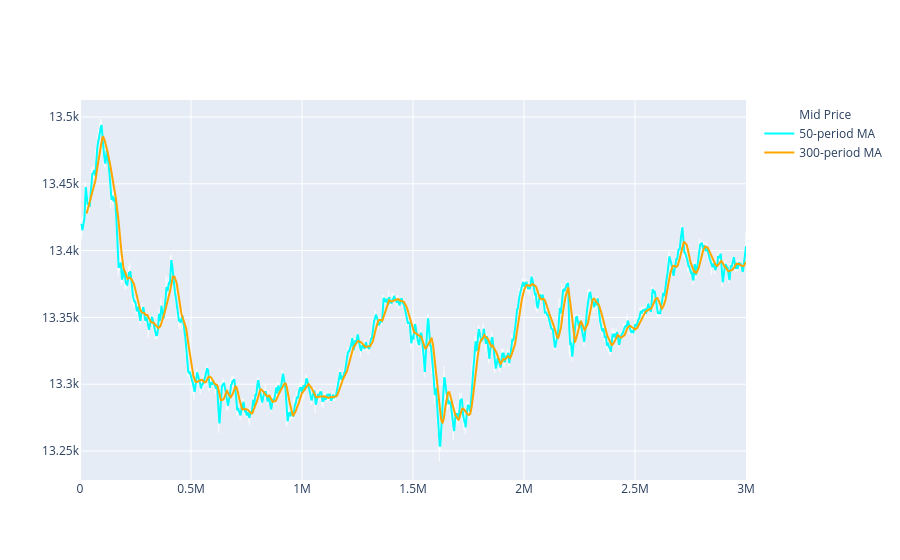

Notebook source saved alongside this figure:
### Code cell
import plotly.graph_objects as go

# --- Prepare data ---
df_djembes = df_prices[df_prices["product"] == "DJEMBES"].copy()
df_djembes.sort_values("timestamp", inplace=True)

df_djembes["mid_price"] = (df_djembes["bid_price_1"] + df_djembes["ask_price_1"]) / 2
df_djembes["MA_50"] = df_djembes["mid_price"].rolling(window=50).mean()
df_djembes["MA_300"] = df_djembes["mid_price"].rolling(window=300).mean()

# --- Create plot ---
fig = go.Figure()

# Mid Price
fig.add_trace(go.Scatter(
    x=df_djembes["timestamp"],
    y=df_djembes["mid_price"],
    mode="lines",
    name="Mid Price",
    line=dict(color="white", width=1),
    opacity=0.6,
    hovertemplate="Timestamp: %{x}<br>Mid: %{y:.2f}<extra></extra>"
))

# 50-period MA
fig.add_trace(go.Scatter(
    x=df_djembes["timestamp"],
    y=df_djembes["MA_50"],
    mode="lines",
    name="50-period MA",
    line=dict(color="cyan", width=2),
    hovertemplate="Timestamp: %{x}<br>MA_50: %{y:.2f}<extra></extra>"
))

# 300-period MA
fig.add_trace(go.Scatter(
    x=df_djembes["timestamp"],
    y=df_djembes["MA_300"],
    mode="lines",
    name="300-period MA",
    line=dict(color="orange", width=2),
    hovertemplate="Timestamp: %{x}<br>MA_300: %{y:.2f}<extra></extra>"
))

#

### Figure 1 — Plotly figure (JSON) as saved in the notebook; plotly's stock layout.template omitted (floating-point values rounded to 4 significant figures; data arrays with more than 128 entries replaced by an {"elided": "..."} marker saying what was removed)
{"data": [{"hovertemplate": "Timestamp: %{x}<br>Mid: %{y:.2f}<extra></extra>", "line": {"color": "white", "width": 1}, "mode": "lines", "name": "Mid Price", "opacity": 0.6, "type": "scatter", "x": {"elided": "30000 int values"}, "y": {"elided": "30000 float values"}}, {"hovertemplate": "Timestamp: %{x}<br>MA_50: %{y:.2f}<extra></extra>", "line": {"color": "cyan", "width": 2}, "mode": "lines", "name": "50-period MA", "type": "scatter", "x": {"elided": "30000 int values"}, "y": {"elided": "30000 float values"}}, {"hovertemplate": "Timestamp: %{x}<br>MA_300: %{y:.2f}<extra></extra>", "line": {"color": "orange", "width": 2}, "mode": "lines", "name": "300-period MA", "type": "scatter", "x": {"elided": "30000 int values"}, "y": {"elided": "30000 float values"}}], "layout": {}}
